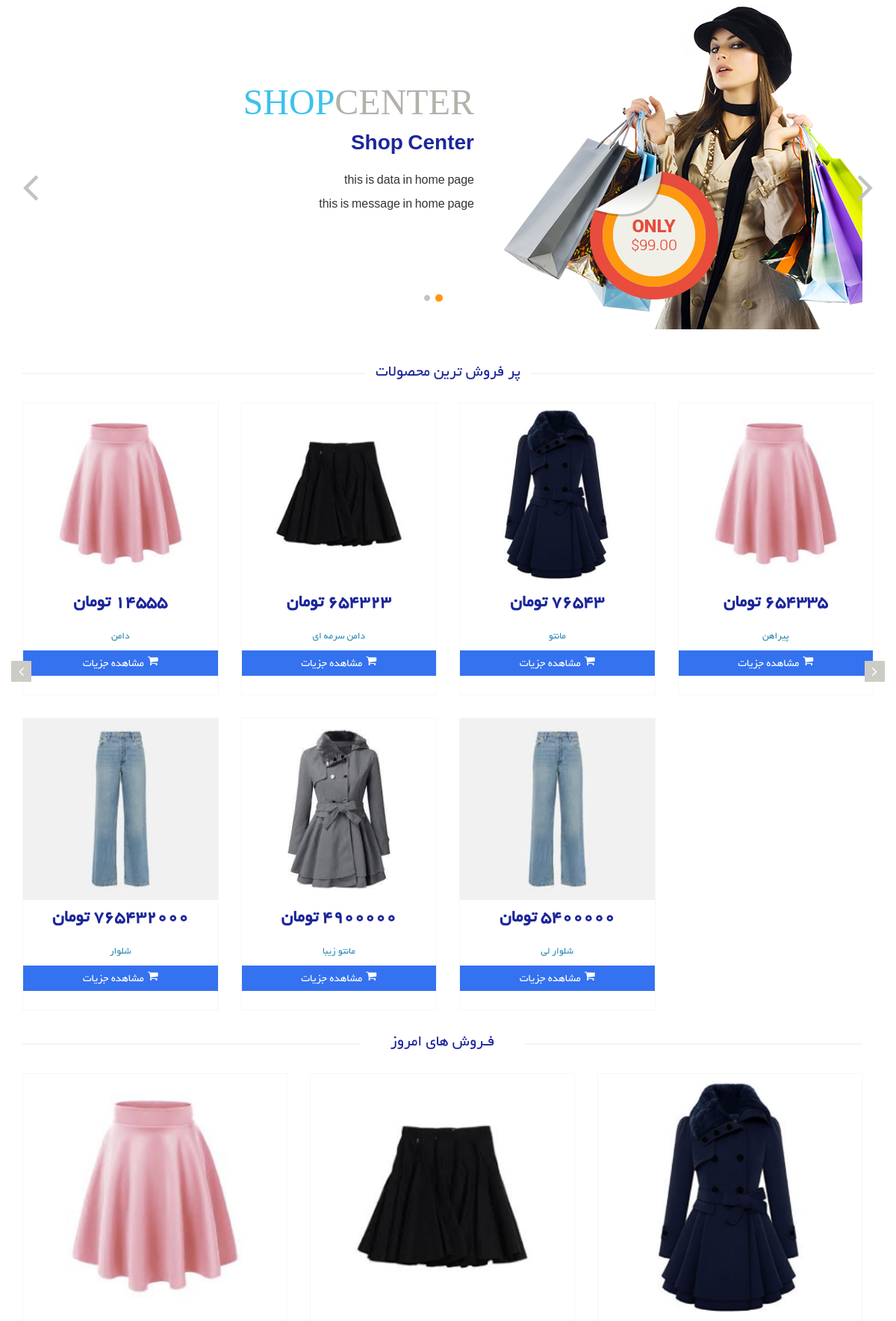
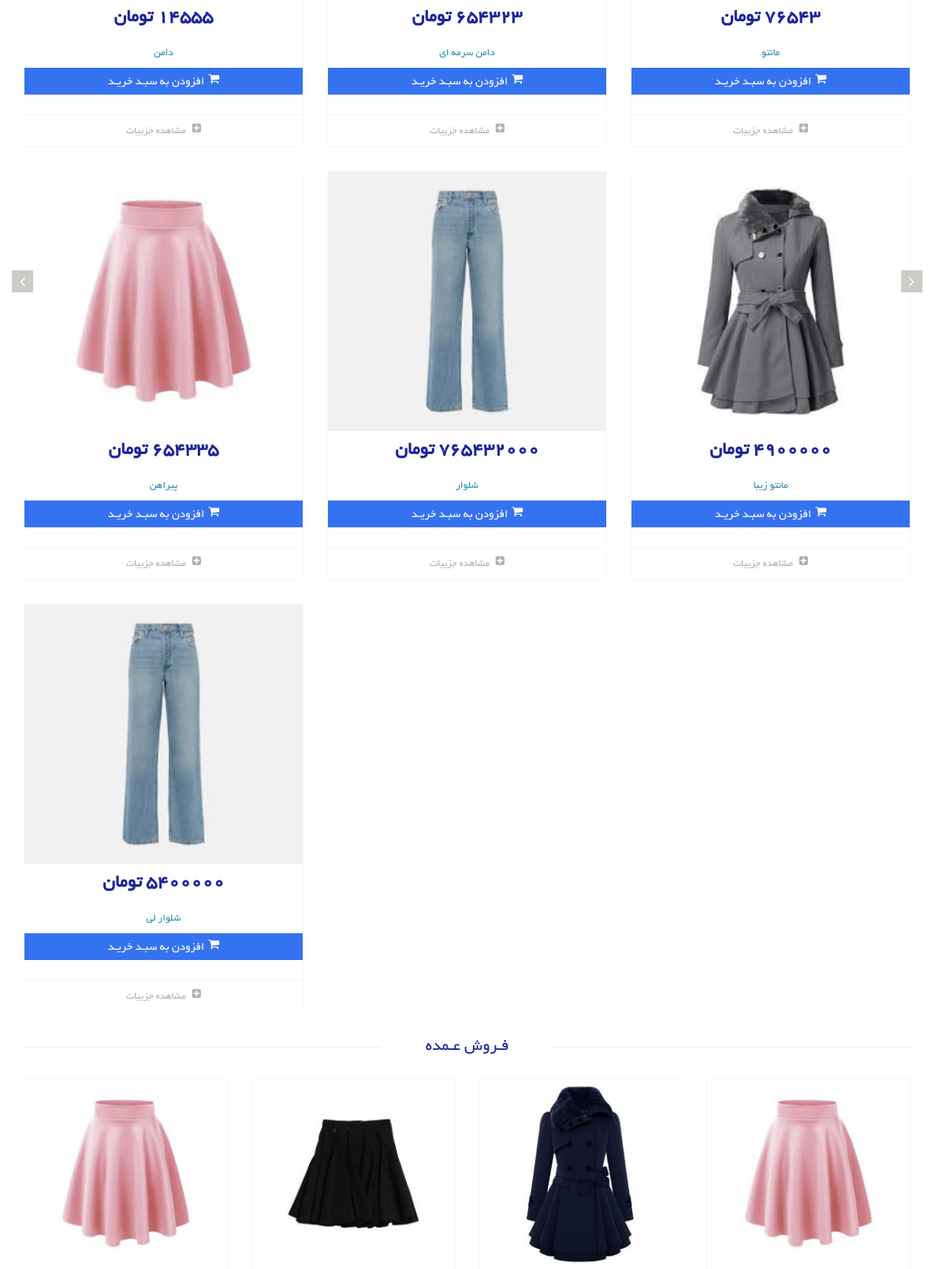
The page / (upper part) on the database its author committed (2 pictures, top to bottom).
### product_module/models.py (models this page shows, shortened)
class Product(models.Model):
    image = models.ImageField(upload_to='upload/product/', null=True, blank=True)
    title = models.CharField(max_length=300, verbose_name='نام محصول')
    category = models.ManyToManyField(
        ProductCategory,
        related_name='product_categories',
        verbose_name='دسته بندی ها')
    brand = models.ForeignKey(ProductBrand, on_delete=models.CASCADE, verbose_name='برند', null=True, blank=True)
    price = models.IntegerField(verbose_name='قیمت')
    short_description = models.CharField(max_length=360, db_index=True, null=True, verbose_name='توضیحات کوتاه')
    description = models.TextField(verbose_name='توضیحات اصلی', db_index=True)
    slug = models.SlugField(default="", null=False, db_index=True, blank=True, max_length=200, unique=True,
                            verbose_name='عنوان در url')
    is_active = models.BooleanField(default=False, verbose_name='فعال / غیرفعال')
    is_delete = models.BooleanField(verbose_name='حذف شده / نشده')
    def get_absolute_url(self):
        return reverse('product-detail', args=[self.slug])
    class Meta:
        verbose_name = 'محصول'
        verbose_name_plural = 'محصولات'

### home_module/views.py (the view)
# urls.py: path('', views.HomeView.as_view(), name='home_page'),
class HomeView(TemplateView):
    template_name = 'home_module/index_page.html'
    def get_context_data(self, **kwargs):
        context = super().get_context_data(**kwargs)
        context['data'] = 'this is data in home page'
        context['message'] = 'this is message in home page'
        context['products'] = Product.objects.all()
        return context

### home_module/templates/home_module/index_page.html (shortened to what this page needs)
{% extends 'shared/_layout.html' %}
{% block content %}
    <section id="slider">
        <div class="container">
            <div class="row">
                <div class="col-sm-12">
                    <div id="slider-carousel" class="carousel slide" data-ride="carousel">
                        <ol class="carousel-indicators">
                            <li data-target="#slider-carousel" data-slide-to="0" class="active"></li>
                            <li data-target="#slider-carousel" data-slide-to="1"></li>
                        </ol>
                        <div class="carousel-inner">
                            <div class="item active">
                                <div class="col-sm-6">
                                    <h1><span style="color:#3DC2EC;">SHOP</span>CENTER</h1>
                                    <h2 style="color:#1c269b;" >Shop Center</h2>
                                        <p>{{ data }}</p>
                                        <p>{{ message }}</p>
                                </div>
                                <div class="col-sm-6">
                                    <img src="/static/images/home/girl2.jpg" class="girl img-responsive" alt=""/>
                                    <img src="/static/images/home/pricing.png" class="pricing" alt=""/>
                                </div>
                            </div>
                        </div>
                        <a href="#slider-carousel" class="left control-carousel hidden-xs" data-slide="prev">
                            <i class="fa fa-angle-left"></i>
                        </a>
                        <a href="#slider-carousel" class="right control-carousel hidden-xs" data-slide="next">
                            <i class="fa fa-angle-right"></i>
                        </a>
                    </div>
                </div>
            </div>
        </div>
    </section>
    <section>
        <div class="container">
            <div class="row">
                <div class="recommended_items">
                    <h2 class="title text-center" style="color:#1c269b;" >پر فروش ترین محصولات</h2>
                    <div id="recommended-item-carousel" class="carousel slide" data-ride="carousel">
                        <div class="carousel-inner">
                            <div class="item active">
                                    {% for product in products|slice:"-3:" %}
                                        {% include 'includes/first_item_in_index.html' with product=product %}
                                    {% endfor %}
                            </div>
                        </div>
                        <a class="left recommended-item-control" href="#recommended-item-carousel" data-slide="prev">
                            <i class="fa fa-angle-left"></i>
                        </a>
                        <a class="right recommended-item-control" href="#recommended-item-carousel" data-slide="next">
                            <i class="fa fa-angle-right"></i>
                        </a>
                    </div>
                </div>
                <div class="col-sm-12 padding-right">
                    <div class="features_items">
                        <a href="{% url 'product-list' %}"><h2 class="title text-center">فـروش های امروز</h2></a>
                        <div id="new-item-carousel" class="carousel slide" data-ride="carousel">
                            <div class="carousel-inner">
                                <div class="item active">
                                    {% for product in products|slice:"-3:" %}
                                        {% include 'includes/product_item_partial.html' with product=product %}
                                    {% endfor %}
                                </div>
                            </div>
                            <a class="left recommended-item-control" href="#new-item-carousel" data-slide="prev">
                                <i class="fa fa-angle-left"></i>
                            </a>
                            <a class="right recommended-item-control" href="#new-item-carousel" data-slide="next">
                                <i class="fa fa-angle-right"></i>
                            </a>
                        </div>
                    </div>
                    <div class="features_items">
                        <a href="{% url 'product-list' %}"><h2 class="title text-center">فـروش عـمده</h2></a>
                        <div id="major-item-carousel" class="carousel slide" data-ride="carousel">
                            <div class="carousel-inner">
                                <div class="item active">
                                    {% for product in products|slice:"-4:" %}
                                        {% include 'includes/min_item.html' with product=product %}
                                    {% endfor %}
                                </div>
                            </div>
                        </div>
                    </div>
                </div>
            </div>
        </div>
    </section>
{% endblock %}

### product_module/templates/includes/first_item_in_index.html
<div class="col-sm-3">
    <div class="product-image-wrapper">
        <div class="single-products">
            <div class="productinfo text-center">
                {% if product.image %}
                    <img src="{{ product.image.url }}" alt="تصویر">
                {% else %}
                    <img src="/static/images/home/Gallery.jpg" alt=""/>
                {% endif %}
                <h2 style="color:#1c269b;" >{{ product.price }} تومان</h2>
                <p style="color:#2c89b6;" >{{ product.title }}</p>
                <a style="color:#ffffff;" href="{{ product.get_absolute_url }}" class="btn btn-default add-to-cart"><i
                        class="fa fa-shopping-cart"></i>مشاهده جزیات</a>
            </div>
        </div>
    </div>
</div>

### product_module/templates/includes/product_item_partial.html (shortened to what this page needs)
<div class="col-sm-4">
    <div class="product-image-wrapper">
        <div class="single-products">
            <div class="productinfo text-center">
                {% if product.image %}
                    <img src="{{ product.image.url }}" alt="تصویر">
                {% else %}
                    <img src="/static/images/shop/product.jpg" alt="">
                {% endif %}
                <h2 style="color:#1c269b;" >{{ product.price }} تومان</h2>
                <p style="color:#2c89b6;">{{ product.title }}</p>
                <a style="color:#ffffff;" href="#" class="btn btn-default add-to-cart"><i
                        class="fa fa-shopping-cart"></i>افزودن به سبـد خریـد</a>
            </div>
            <div class="product-overlay">
                <div class="overlay-content">
                </div>
            </div>
        </div>
        <div class="choose">
            <ul class="nav nav-pills nav-justified">
                <li>
                    <a  href="{{ product.get_absolute_url }}">
                        <i class="fa fa-plus-square"></i>
                        مشاهده جزییات
                    </a>
                </li>
            </ul>
        </div>
    </div>
</div>

### product_module/templates/includes/min_item.html (shortened to what this page needs)
<div class="col-sm-3">
   <div class="product-image-wrapper">
       <div class="single-products">
           <div class="productinfo text-center">
                {% if product.image %}
                    <img src="{{ product.image.url }}" alt="تصویر">
                {% else %}
                    <img src="/static/images/shop/product.jpg" alt="">
                {% endif %}
           </div>
           <div class="product-overlay">
               <div class="overlay-content">
               </div>
           </div>
       </div>
   </div>
</div>

### static/css/main1.css (style rules this page uses)
body { font-family: 'BYekan'; font-size: 10pt; position: relative; font-weight: normal; direction: rtl; }
ul li { list-style: none; }
a { -webkit-transition: 300ms; -moz-transition: 300ms; -o-transition: 300ms; transition: 300ms; }
h1, h2, h3, h4, h5, h6 { font-family: 'BYekan', sans-serif; }
.btn-default { background-color: #3572EF; }
#slider { padding-bottom: 45px; }
.carousel-indicators li { background: #C4C4BE; }
.carousel-indicators li.active { background: #FE980F; }
.item { padding-left: 100px; }
.pricing { position: absolute; right: 40%; top: 52%; }
.girl { margin-right: 0; }
.item h1 { color: #B4B1AB; font-family: 'BYekan'; font-size: 48px; margin-top: 115px; }
.item h1 span { color:#FE980F; }
.item h2 { color: #363432; font-family: 'BYekan', sans-serif; font-size: 28px; font-weight: 700; margin-bottom: 22px; margin-top: 10px; }
.item p { color:#363432; font-size:16px; font-weight:300; font-family: 'BYekan', sans-serif; }
.control-carousel { position: absolute; top: 50%; font-size: 60px; color: #C2C2C1; }
.right { right: 0; }
.left { left: 0; }
.left-sidebar h2:after, h2.title:after { content: " "; position: absolute; border: 1px solid #f5f5f5; bottom:8px; right: 0; width: 100%; height: 0; z-index: -2; }
h2.title:before { content: " "; position: absolute; background: #fff; bottom: -6px; width: 220px; height: 30px; z-index: -1; right: 50%; margin-right: -110px; }
.padding-right { padding-left: 0; }
.features_items { overflow:hidden; }
#new-item-carousel .carousel-inner .item { padding-left: 0; }
#major-item-carousel .carousel-inner .item { padding-left: 0; }
h2.title { color: #1c269b; font-family: 'BYekan', sans-serif; font-size: 16pt; font-weight: 400; margin: 0 15px; text-transform: uppercase; margin-bottom: 30px; position: relative; }
.product-image-wrapper { border:1px solid #F7F7F5; overflow: hidden; margin-bottom:30px; }
.single-products { position: relative; }
.productinfo h2 { color: #FE980F; font-family: 'BYekan', sans-serif; font-size: 24px; font-weight: 700; }
.productinfo p { font-family: 'BYekan', sans-serif; font-size: 10pt; font-weight: 400; color: #696763; }
.productinfo img { width: 100%; }
.productinfo { position:relative; }
.product-overlay { background:#A7E6FF; top: 0; display: none; height: 0; position: absolute; transition: height 500ms ease 0s; width: 100%; display: block; }
.product-overlay .overlay-content { bottom: 0; position: absolute; bottom: 0; text-align: center; width: 100%; }
.add-to-cart { background:#3572EF; border: 0 none; border-radius: 0; color: #696763; font-family: 'BYekan', sans-serif; font-size: 15px; width: 100%; margin-bottom: 25px; }
.add-to-cart i { margin-left:5px; }
.choose { border-top: 1px solid #F7F7F0; }
.choose ul li a { color: #B3AFA8; font-family: 'BYekan', sans-serif; font-size: 13px; padding-left: 0; padding-right: 0; }
.choose ul li a i { margin-left:5px; }
.recommended_items { overflow: hidden; }
#recommended-item-carousel .carousel-inner .item { padding-left: 0; }
.recommended-item-control { position: absolute; top: 41%; }
.recommended-item-control i { background: none repeat scroll 0 0 #ccccc6; color: #FFFFFF; font-size: 20px; padding: 4px 10px; }

### rows shown on the page
Product: image (picture), price "14555", title "دامن"
Product: image (picture), price "654323", title "دامن سرمه ای"
Product: image (picture), price "76543", title "مانتو"
Product: image (picture), price "654335", title "پیراهن"
Product: image (picture), price "765432000", title "شلوار"
Product: image (picture), price "4900000", title "مانتو زیبا"
Product: image (picture), price "5400000", title "شلوار لی"

### other values the page prints
{{ data }} "this is data in home page"
{{ message }} "this is message in home page"
